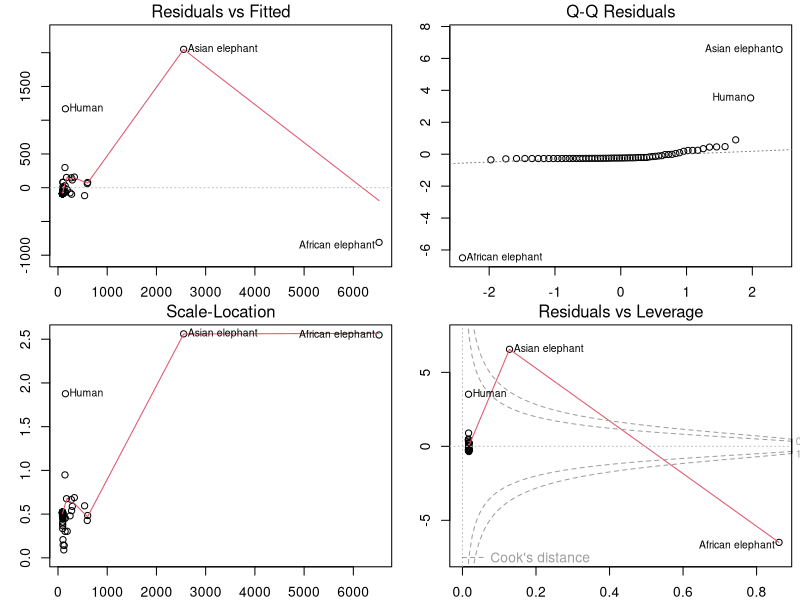
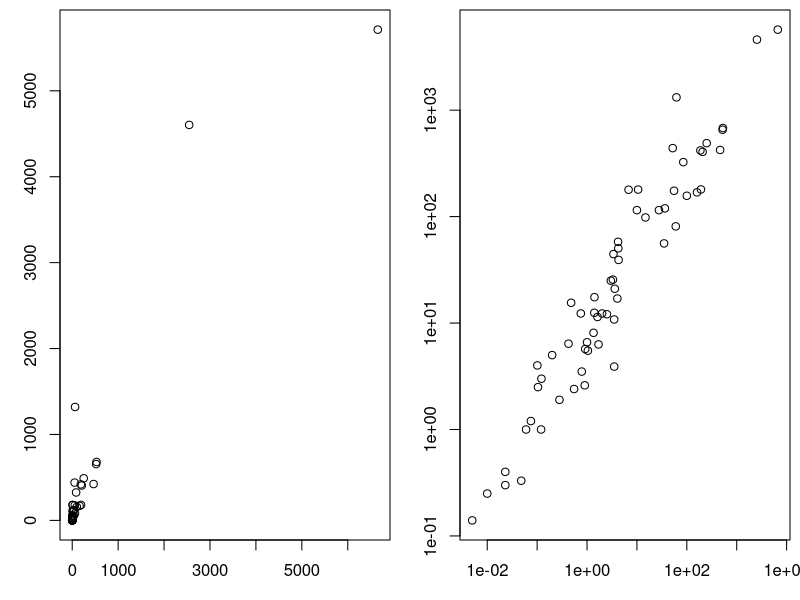
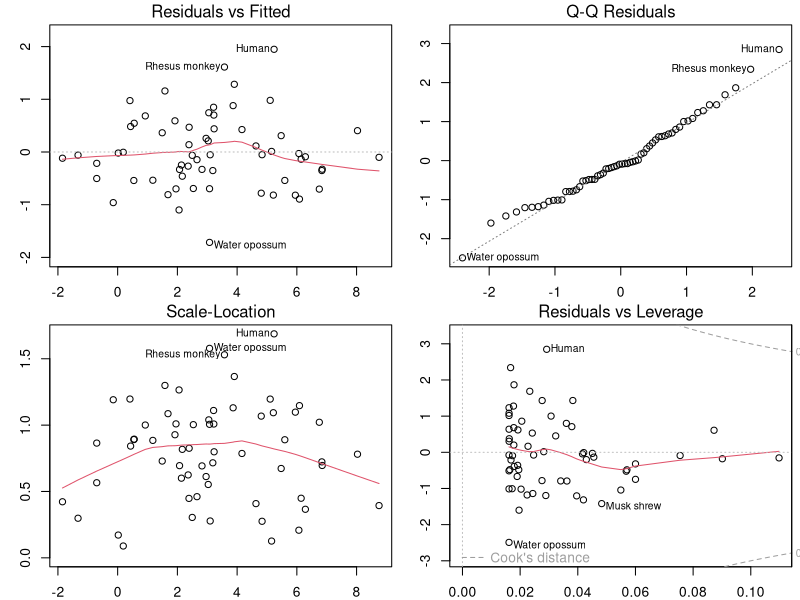
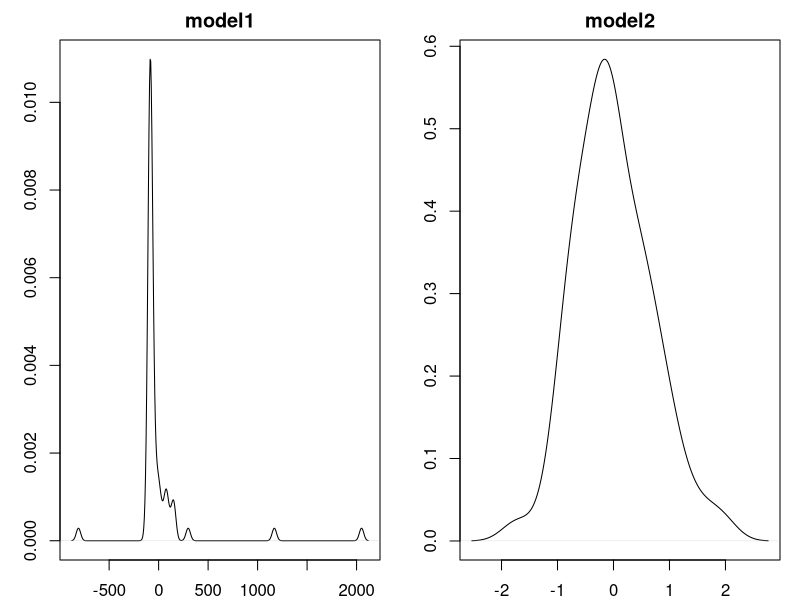
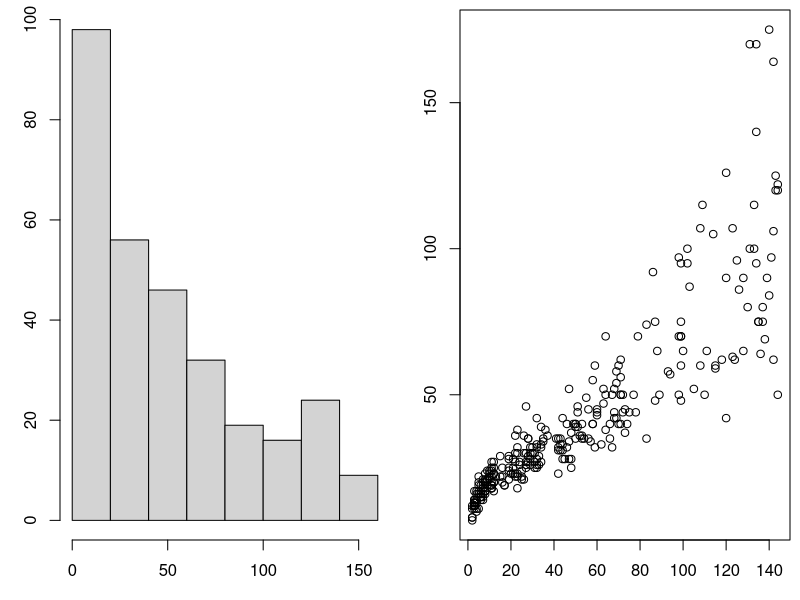
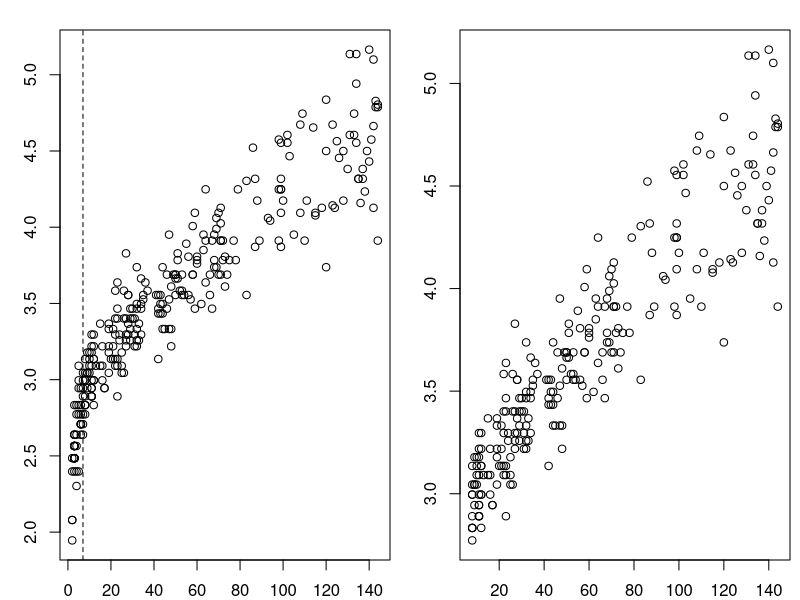
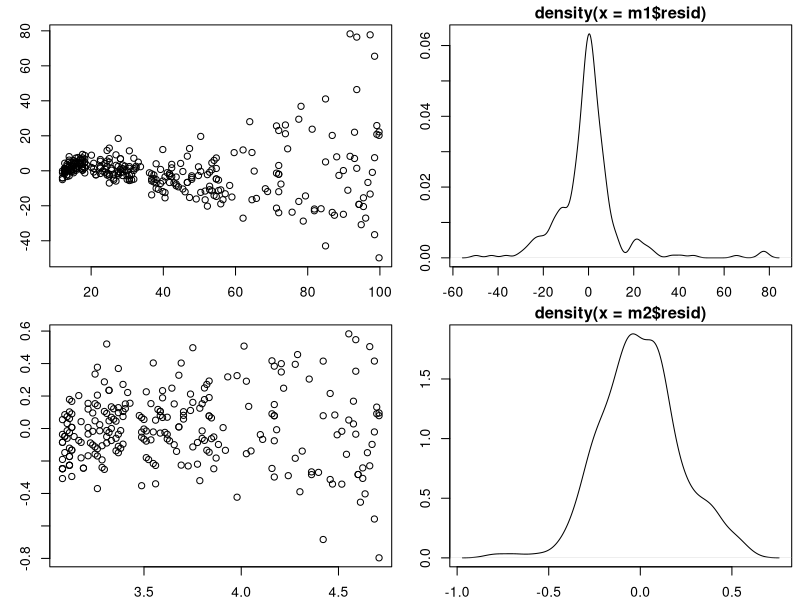

Generate these figures, in order, with R: (Note: this script raises an error after producing the figures.)
## Chapter 11: Linear Models I. 


## Violation of Assumptions and Transformation of Data
library(MASS) # required for dataset "mammals"
data(mammals)
model1<-lm(brain~body,data=mammals)
summary(model1)


op<-par(mfrow=c(2,2),mar=c(2,3,1.5,0.5))
plot(model1)
par(op)


par(mar=c(3,3,0.5,0.5),mfrow=c(1,2))
with(mammals,plot(body,brain))
with(mammals,plot(body,brain,log="xy"))


model2<-lm(log(brain)~log(body),data=mammals)
summary(model2)


op<-par(mfrow=c(2,2),mar=c(2,3,1.5,0.5))
plot(model2)
par(op)


op<-par(mfrow=c(1,2),mar=c(2,3,2,1))
plot(density(model1$resid), main="model1")
plot(density(model2$resid),main="model2")
par(op)


par(mar=c(3,3,0.5,0.5),mfrow=c(1,2))
Weights = read.csv("../Data/WeightData.csv",comm="#")
hist(Weights$age,main="")
plot(weight~age,data=Weights)


op<-par(mfrow=c(1,2),mar=c(2,3,1.5,0.5))
plot(log(weight)~age,data=Weights)
abline(v=7,lty=2)
plot(log(weight)~age,data=subset(Weights,age>7))


m1<-lm(weight~age, data=Weights)
m2<-lm(log(weight)~age, data=subset(Weights,age>7))


op<-par(mfrow=c(2,2),mar=c(2,3,1.5,0.5))
plot(m1$fitted.values,m1$resid)
plot(density(m1$resid))
plot(m2$fitted.values,m2$resid)
plot(density(m2$resid))
par(op)


## Hypothesis Testingpar(mar=c(3,3,0.5,0.5))
beans<-read.csv("../Data/BeansData.csv",comm="#")
plot(RtDM~ShtDM,data=beans,col=P.lev)


par(mar=c(3,3,0.5,0.5))
m1<-lm(RtDM~ShtDM,data=beans);summary(m1)
plot(m1$resid~m1$fitted.values)


B1<-summary(m1)$coeff[2,1:2]
t=(B1[1]-1)/B1[2]
t


pt(t,df=22,lower.tail=TRUE)


summary(lm(RtDM~ShtDM+offset(1*ShtDM),data=beans))


par(mar=c(3,3,0.5,0.5))
plot(RtDM~ShtDM,data=beans)
abline(m1,lty=2)


## Predictions and Confidence Intervals from Regression Modelspar(mar=c(3,3,0.5,0.5))
plot(RtDM~ShtDM,data=beans,xlim=c(0.5,4),ylim=c(0.4,2.4))
abline(m1,lty=2)
new.vals<-c(2.0,2.1,2.2,3.5)
preds=predict(m1,newdata=data.frame(ShtDM= new.vals))
points(new.vals,preds,col="red",pch=24)


ci=predict(m1,data.frame(ShtDM=sort(beans$ShtDM)),level=.95, interval="confidence")
head(ci)


par(mar=c(3,3,0.5,0.5))
plot(RtDM~ShtDM,data=beans)
abline(m1,lty=1)
lines(sort(beans$ShtDM),ci[,2],col="red")
lines(sort(beans$ShtDM),ci[,3],col="red")


par(mar=c(3,3,0.5,0.5))
plot(RtDM~ShtDM,data=beans)
abline(m1,lty=1)
lines(sort(beans$ShtDM),ci[,2],col="red")
lines(sort(beans$ShtDM),ci[,3],col="red")
pri=predict(m1,data.frame(ShtDM=sort(beans$ShtDM)),level=.95, interval="prediction")
lines(sort(beans$ShtDM),pri[,2],lty=2)
lines(sort(beans$ShtDM),pri[,3],lty=2)

## Exercises

##1)## For the `beans` data test how effective root biomass (`RtDM`) is as a predictor of root length (`rt.len`).

##2)## For the `beans` data, test the hypothesis that the slope of the relationship of root biomass ~ shoot biomass ($B1$) is 0.5. 

##3)## We worked with the dataset `mammals` earlier in this chapter, and concluded that it needed to be log-transformed to meet regression assumptions. Use `predict()` to calculate the confidence interval and regression line for this regression and plot it on both the log/log plot and on the un-transformed data (this will require that you back-transform the coordinates for the line and confidence intervals).
